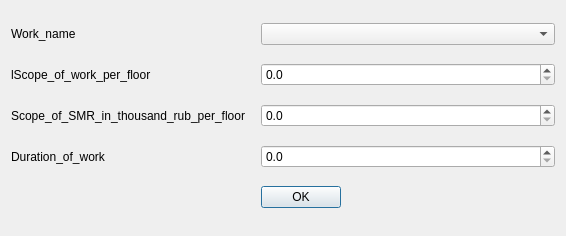
<?xml version="1.0" encoding="UTF-8"?>
<ui version="4.0">
 <class>DialogADDL_vol_works</class>
 <widget class="QDialog" name="DialogADDL_vol_works">
  <property name="geometry">
   <rect>
    <x>0</x>
    <y>0</y>
    <width>566</width>
    <height>236</height>
   </rect>
  </property>
  <property name="windowTitle">
   <string>DialogADDL_vol_works</string>
  </property>
  <layout class="QGridLayout" name="gridLayout">
   <item row="0" column="0">
    <widget class="QLabel" name="lWork_name">
     <property name="text">
      <string>Work_name</string>
     </property>
    </widget>
   </item>
   <item row="1" column="0">
    <widget class="QLabel" name="lScope_of_work_per_floor">
     <property name="text">
      <string>lScope_of_work_per_floor</string>
     </property>
    </widget>
   </item>
   <item row="2" column="0">
    <widget class="QLabel" name="lScope_of_SMR_in_thousand_rub_per_floor">
     <property name="text">
      <string>Scope_of_SMR_in_thousand_rub_per_floor</string>
     </property>
    </widget>
   </item>
   <item row="3" column="0">
    <widget class="QLabel" name="lduration_of_work">
     <property name="text">
      <string>Duration_of_work</string>
     </property>
    </widget>
   </item>
   <item row="4" column="0">
    <spacer name="horizontalSpacer">
     <property name="orientation">
      <enum>Qt::Horizontal</enum>
     </property>
     <property name="sizeHint" stdset="0">
      <size>
       <width>244</width>
       <height>20</height>
      </size>
     </property>
    </spacer>
   </item>
   <item row="4" column="1">
    <widget class="QPushButton" name="pushButtonAdd">
     <property name="text">
      <string>OK</string>
     </property>
    </widget>
   </item>
   <item row="4" column="2">
    <spacer name="horizontalSpacer_2">
     <property name="orientation">
      <enum>Qt::Horizontal</enum>
     </property>
     <property name="sizeHint" stdset="0">
      <size>
       <width>187</width>
       <height>20</height>
      </size>
     </property>
    </spacer>
   </item>
   <item row="1" column="1" colspan="2">
    <widget class="QDoubleSpinBox" name="dBlScope_of_work_per_floor">
     <property name="decimals">
      <number>1</number>
     </property>
    </widget>
   </item>
   <item row="0" column="1" colspan="2">
    <widget class="QComboBox" name="cBWork_name"/>
   </item>
   <item row="2" column="1" colspan="2">
    <widget class="QDoubleSpinBox" name="dBScope_of_SMR_in_thousand_rub_per_floor">
     <property name="decimals">
      <number>1</number>
     </property>
    </widget>
   </item>
   <item row="3" column="1" colspan="2">
    <widget class="QDoubleSpinBox" name="dBduration_of_work">
     <property name="decimals">
      <number>1</number>
     </property>
    </widget>
   </item>
  </layout>
 </widget>
 <resources/>
 <connections/>
</ui>
